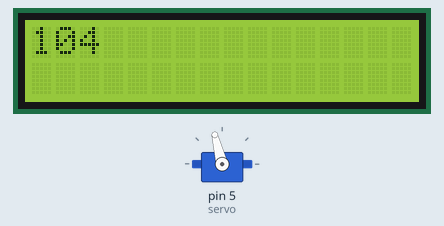
Bench run of a sketch on a simulated Arduino Uno, built with avr-gcc and run on an emulated ATmega328P. On the bench: servo, 16×2 character LCD. Random numbers use the default seed unless the sketch sets one.

Above: at 0.1 s.
At 11.7 s:
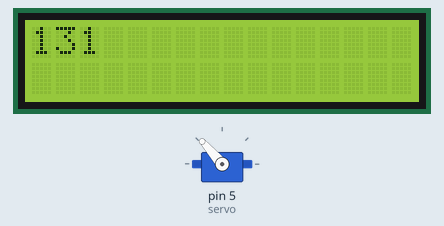
At 20.7 s:
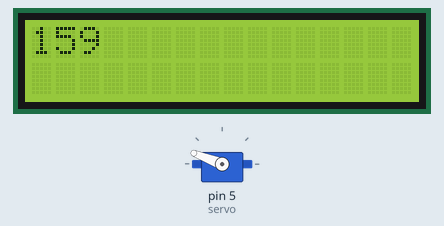
At 38.2 s:
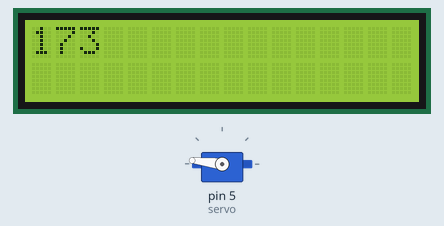
Timing chart, 0 to 40.0 s (numbered marks = the images above):
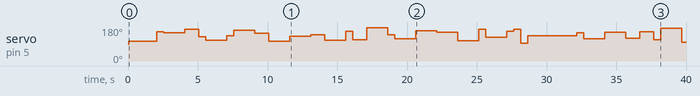

The sketch:

servo_test_1.ino
```cpp
#include <Servo.h>
#include <LiquidCrystal.h>
LiquidCrystal lcd(13,12,11,10,9,8);
Servo servo;

void setup() {
  servo.attach(5);
  lcd.begin(16,2);
  lcd.print("!!!");
  randomSeed(analogRead(0));
}

void loop() {
  int i = random(90,180);
  servo.write(i);
  lcd.clear();
  lcd.setCursor(0,0);
  lcd.print(i);
  delay(500*random(1,4));
}
```

Measured:
- by itself, servo on pin 5 (servo): 90° → 104° at 0.07 s, → 156° 2.0 s later, → 150° 0.50 s later, → 167° 1.5 s later, … (36 changes in this stretch)
- what the display in image 1 shows lasts 1.5 s, from 11.6 s to 13.1 s
